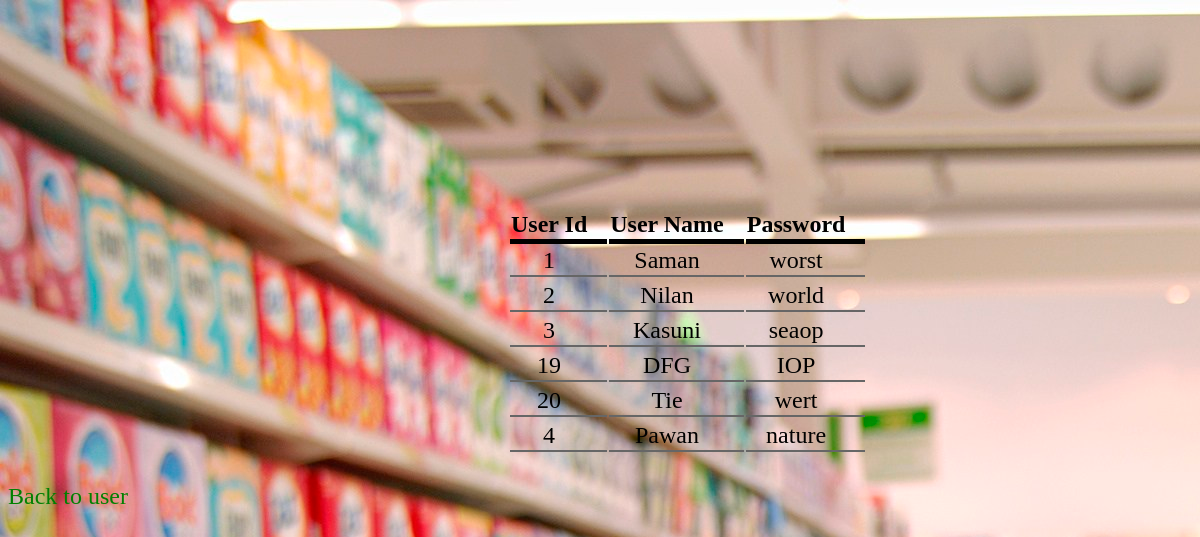
The app's page /Supermarket/dispuser.php with its own data.
### tables this page shows
CREATE TABLE IF NOT EXISTS `userdetails` (
  `USERID` int(11) NOT NULL AUTO_INCREMENT,
  `USERNAME` varchar(50) NOT NULL,
  `PASSWORD` varchar(50) NOT NULL,
  PRIMARY KEY (`USERID`)
);

### Supermarket/dispuser.php (the view, shortened to what this page needs)
<!DOCTYPE html>
<html>
<head>
</head>
<body>
    <table>
    <tr>
        <th>User Id</th>
        <th>User Name</th>
        <th>Password</th>
    </tr>
<?php
$db=mysqli_connect('localhost','root','','project');
   $query=mysqli_query($db,"SELECT * FROM USERDETAILS");
      while ($row    = mysqli_fetch_array($query,MYSQLI_NUM)){
        echo "<tr><td>".$row[0]."</td><td>".$row[1]."</td><td>".$row[2]."</td><tr>";
      }
     echo "</table>";
?>
    <br><a href="user.php">Back to user</a>
    </body>
</html>

### Supermarket/dispuser.php (style rules this page uses)
table { border:10 px solid red; padding-top: 200px; padding-left: 500px; text-align: center; }
th { border-bottom: 5px solid #000; padding-right: 20px; }
td { border-bottom: 2px solid #666; padding-right: 20px; }
a:link { color: green; background-color: transparent; text-decoration: none; }
body { background-image: url("blerje-1.jpg"); font-size: 150%; }

### records on screen
userdetails: USERID "1", USERNAME "Saman", PASSWORD "worst"
userdetails: USERID "2", USERNAME "Nilan", PASSWORD "world"
userdetails: USERID "3", USERNAME "Kasuni", PASSWORD "seaop"
userdetails: USERID "19", USERNAME "DFG", PASSWORD "IOP"
userdetails: USERID "20", USERNAME "Tie", PASSWORD "wert"
userdetails: USERID "4", USERNAME "Pawan", PASSWORD "nature"
